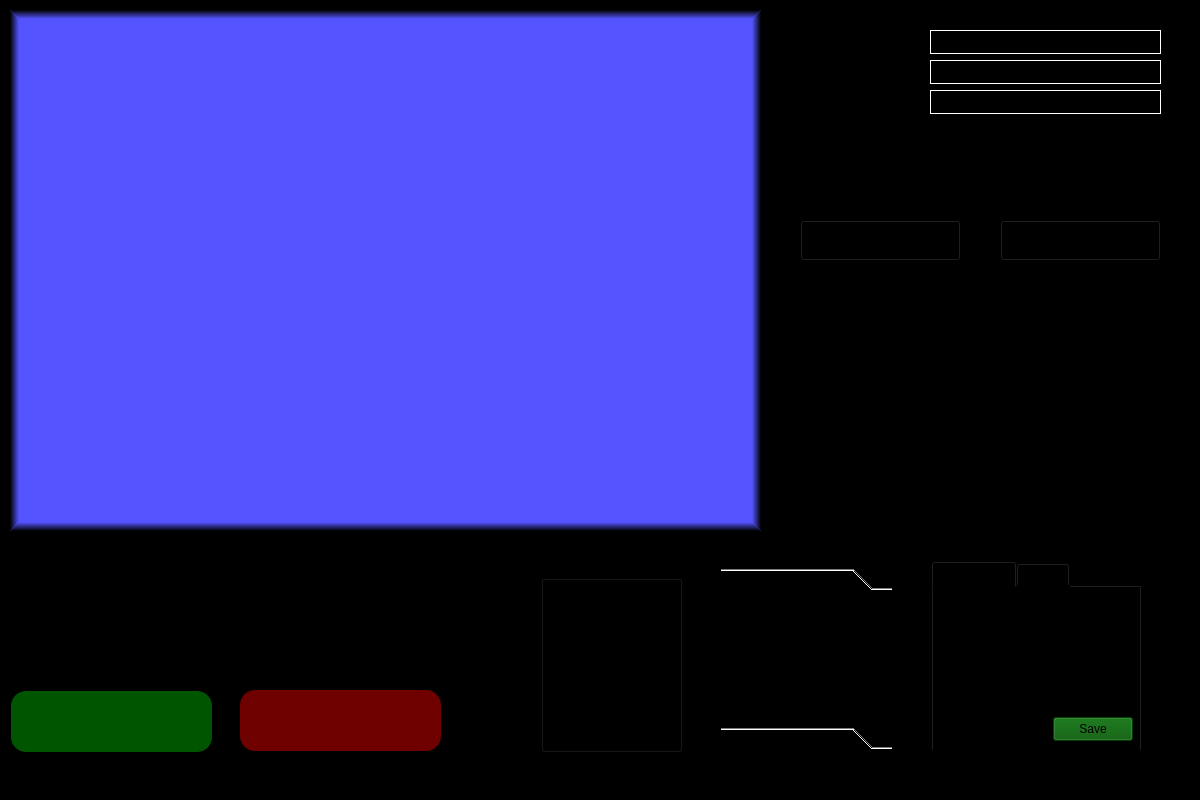
<?xml version="1.0" encoding="UTF-8"?>
<ui version="4.0">
 <class>HomeMenu</class>
 <widget class="QMainWindow" name="HomeMenu">
  <property name="geometry">
   <rect>
    <x>0</x>
    <y>0</y>
    <width>1200</width>
    <height>800</height>
   </rect>
  </property>
  <property name="sizePolicy">
   <sizepolicy hsizetype="Fixed" vsizetype="Fixed">
    <horstretch>0</horstretch>
    <verstretch>0</verstretch>
   </sizepolicy>
  </property>
  <property name="minimumSize">
   <size>
    <width>1200</width>
    <height>800</height>
   </size>
  </property>
  <property name="maximumSize">
   <size>
    <width>1200</width>
    <height>800</height>
   </size>
  </property>
  <property name="contextMenuPolicy">
   <enum>Qt::ContextMenuPolicy::PreventContextMenu</enum>
  </property>
  <property name="windowTitle">
   <string>Drive Data Dynamics - Client</string>
  </property>
  <property name="styleSheet">
   <string notr="true">background-color: rgb(0, 0, 0);</string>
  </property>
  <widget class="QWidget" name="centralwidget">
   <widget class="QLabel" name="carImage">
    <property name="geometry">
     <rect>
      <x>11</x>
      <y>541</y>
      <width>231</width>
      <height>130</height>
     </rect>
    </property>
    <property name="styleSheet">
     <string notr="true">background-color: rgba(255, 255, 255, 0);</string>
    </property>
    <property name="text">
     <string/>
    </property>
    <property name="pixmap">
     <pixmap resource="images.qrc">:/Images/carDesign1.png</pixmap>
    </property>
    <property name="scaledContents">
     <bool>true</bool>
    </property>
    <property name="wordWrap">
     <bool>false</bool>
    </property>
   </widget>
   <widget class="QFrame" name="databaseFrame">
    <property name="geometry">
     <rect>
      <x>10</x>
      <y>10</y>
      <width>751</width>
      <height>521</height>
     </rect>
    </property>
    <property name="mouseTracking">
     <bool>false</bool>
    </property>
    <property name="styleSheet">
     <string notr="true">background-color: rgb(85, 85, 255);

border: 10px solid;

border-top-color: qlineargradient(spread:pad, x1:0.5, y1:1, x2:0.5, y2:0, stop:0.106145 rgba(85, 85, 255, 255), stop:1 rgba(0, 0, 0, 255));
border-bottom-color: qlineargradient(spread:pad, x1:0.5, y1:1, x2:0.5, y2:0, stop:0 rgba(0, 0, 0, 255), stop:0.893855 rgba(85, 85, 255, 255));
border-right-color: qlineargradient(spread:pad, x1:1, y1:0.5, x2:0, y2:0.5, stop:0 rgba(0, 0, 0, 255), stop:0.893855 rgba(85, 85, 255, 255));
border-left-color: qlineargradient(spread:pad, x1:1, y1:0.5, x2:0, y2:0.5, stop:0.106145 rgba(85, 85, 255, 255), stop:1 rgba(0, 0, 0, 255));</string>
    </property>
    <property name="frameShape">
     <enum>QFrame::Shape::NoFrame</enum>
    </property>
    <property name="frameShadow">
     <enum>QFrame::Shadow::Plain</enum>
    </property>
    <property name="lineWidth">
     <number>10</number>
    </property>
   </widget>
   <widget class="QGroupBox" name="statusBox">
    <property name="geometry">
     <rect>
      <x>541</x>
      <y>561</y>
      <width>141</width>
      <height>191</height>
     </rect>
    </property>
    <property name="styleSheet">
     <string notr="true"/>
    </property>
    <property name="title">
     <string>Status</string>
    </property>
    <widget class="QLabel" name="extra3StatusLight">
     <property name="geometry">
      <rect>
       <x>15</x>
       <y>165</y>
       <width>15</width>
       <height>15</height>
      </rect>
     </property>
     <property name="text">
      <string/>
     </property>
     <property name="pixmap">
      <pixmap resource="images.qrc">:/Images/off.png</pixmap>
     </property>
     <property name="scaledContents">
      <bool>true</bool>
     </property>
    </widget>
    <widget class="QLabel" name="extra2StatusLight">
     <property name="geometry">
      <rect>
       <x>15</x>
       <y>130</y>
       <width>15</width>
       <height>15</height>
      </rect>
     </property>
     <property name="text">
      <string/>
     </property>
     <property name="pixmap">
      <pixmap resource="images.qrc">:/Images/off.png</pixmap>
     </property>
     <property name="scaledContents">
      <bool>true</bool>
     </property>
    </widget>
    <widget class="QLabel" name="connectionStatusLight">
     <property name="geometry">
      <rect>
       <x>15</x>
       <y>25</y>
       <width>15</width>
       <height>15</height>
      </rect>
     </property>
     <property name="text">
      <string/>
     </property>
     <property name="pixmap">
      <pixmap resource="images.qrc">:/Images/off.png</pixmap>
     </property>
     <property name="scaledContents">
      <bool>true</bool>
     </property>
    </widget>
    <widget class="QLabel" name="otherStatusLight">
     <property name="geometry">
      <rect>
       <x>15</x>
       <y>60</y>
       <width>15</width>
       <height>15</height>
      </rect>
     </property>
     <property name="text">
      <string/>
     </property>
     <property name="pixmap">
      <pixmap resource="images.qrc">:/Images/off.png</pixmap>
     </property>
     <property name="scaledContents">
      <bool>true</bool>
     </property>
    </widget>
    <widget class="QLabel" name="extra1StatusLight">
     <property name="geometry">
      <rect>
       <x>15</x>
       <y>95</y>
       <width>15</width>
       <height>15</height>
      </rect>
     </property>
     <property name="text">
      <string/>
     </property>
     <property name="pixmap">
      <pixmap resource="images.qrc">:/Images/off.png</pixmap>
     </property>
     <property name="scaledContents">
      <bool>true</bool>
     </property>
    </widget>
    <widget class="QLabel" name="connectionText">
     <property name="geometry">
      <rect>
       <x>50</x>
       <y>25</y>
       <width>70</width>
       <height>15</height>
      </rect>
     </property>
     <property name="text">
      <string>Connection</string>
     </property>
    </widget>
    <widget class="QLabel" name="otherText">
     <property name="geometry">
      <rect>
       <x>50</x>
       <y>60</y>
       <width>70</width>
       <height>15</height>
      </rect>
     </property>
     <property name="text">
      <string>Other</string>
     </property>
    </widget>
    <widget class="QLabel" name="extra1Text">
     <property name="geometry">
      <rect>
       <x>50</x>
       <y>95</y>
       <width>70</width>
       <height>15</height>
      </rect>
     </property>
     <property name="text">
      <string>Extra 1</string>
     </property>
    </widget>
    <widget class="QLabel" name="extra2Text">
     <property name="geometry">
      <rect>
       <x>50</x>
       <y>130</y>
       <width>70</width>
       <height>15</height>
      </rect>
     </property>
     <property name="text">
      <string>Extra 2</string>
     </property>
    </widget>
    <widget class="QLabel" name="extra3Text">
     <property name="geometry">
      <rect>
       <x>50</x>
       <y>165</y>
       <width>70</width>
       <height>15</height>
      </rect>
     </property>
     <property name="text">
      <string>Extra 3</string>
     </property>
    </widget>
   </widget>
   <widget class="QTabWidget" name="settingsTabs">
    <property name="geometry">
     <rect>
      <x>931</x>
      <y>561</y>
      <width>211</width>
      <height>191</height>
     </rect>
    </property>
    <property name="currentIndex">
     <number>0</number>
    </property>
    <widget class="QWidget" name="connectionTabs">
     <attribute name="title">
      <string>Connection</string>
     </attribute>
     <widget class="QLabel" name="portInputLabel">
      <property name="geometry">
       <rect>
        <x>10</x>
        <y>40</y>
        <width>71</width>
        <height>20</height>
       </rect>
      </property>
      <property name="font">
       <font>
        <pointsize>12</pointsize>
       </font>
      </property>
      <property name="text">
       <string>Port:</string>
      </property>
     </widget>
     <widget class="QSpinBox" name="portInputBox">
      <property name="geometry">
       <rect>
        <x>90</x>
        <y>40</y>
        <width>101</width>
        <height>20</height>
       </rect>
      </property>
      <property name="font">
       <font>
        <pointsize>12</pointsize>
       </font>
      </property>
      <property name="layoutDirection">
       <enum>Qt::LayoutDirection::LeftToRight</enum>
      </property>
      <property name="buttonSymbols">
       <enum>QAbstractSpinBox::ButtonSymbols::NoButtons</enum>
      </property>
      <property name="maximum">
       <number>65535</number>
      </property>
      <property name="stepType">
       <enum>QAbstractSpinBox::StepType::DefaultStepType</enum>
      </property>
     </widget>
     <widget class="QLabel" name="hostInputLabel">
      <property name="geometry">
       <rect>
        <x>10</x>
        <y>10</y>
        <width>71</width>
        <height>20</height>
       </rect>
      </property>
      <property name="font">
       <font>
        <pointsize>12</pointsize>
       </font>
      </property>
      <property name="frameShadow">
       <enum>QFrame::Shadow::Plain</enum>
      </property>
      <property name="text">
       <string>IP:</string>
      </property>
     </widget>
     <widget class="QLineEdit" name="hostInputBox">
      <property name="geometry">
       <rect>
        <x>90</x>
        <y>10</y>
        <width>101</width>
        <height>20</height>
       </rect>
      </property>
      <property name="font">
       <font>
        <pointsize>12</pointsize>
       </font>
      </property>
      <property name="maxLength">
       <number>15</number>
      </property>
      <property name="readOnly">
       <bool>false</bool>
      </property>
     </widget>
     <widget class="QPushButton" name="connectionSaveButton">
      <property name="geometry">
       <rect>
        <x>120</x>
        <y>130</y>
        <width>80</width>
        <height>24</height>
       </rect>
      </property>
      <property name="styleSheet">
       <string notr="true">background-color: rgb(0, 85, 0);</string>
      </property>
      <property name="text">
       <string>Save</string>
      </property>
     </widget>
     <widget class="QLineEdit" name="clientInputBox">
      <property name="geometry">
       <rect>
        <x>90</x>
        <y>70</y>
        <width>101</width>
        <height>20</height>
       </rect>
      </property>
      <property name="font">
       <font>
        <pointsize>12</pointsize>
       </font>
      </property>
      <property name="maxLength">
       <number>15</number>
      </property>
      <property name="readOnly">
       <bool>false</bool>
      </property>
     </widget>
     <widget class="QLabel" name="clientInputLabel">
      <property name="geometry">
       <rect>
        <x>10</x>
        <y>70</y>
        <width>71</width>
        <height>20</height>
       </rect>
      </property>
      <property name="font">
       <font>
        <pointsize>12</pointsize>
       </font>
      </property>
      <property name="frameShadow">
       <enum>QFrame::Shadow::Plain</enum>
      </property>
      <property name="text">
       <string>Name:</string>
      </property>
     </widget>
    </widget>
    <widget class="QWidget" name="tab_2">
     <attribute name="title">
      <string>Other</string>
     </attribute>
    </widget>
   </widget>
   <widget class="QPushButton" name="startButton">
    <property name="enabled">
     <bool>true</bool>
    </property>
    <property name="geometry">
     <rect>
      <x>11</x>
      <y>691</y>
      <width>201</width>
      <height>61</height>
     </rect>
    </property>
    <property name="cursor">
     <cursorShape>PointingHandCursor</cursorShape>
    </property>
    <property name="styleSheet">
     <string notr="true">QWidget {
	border-radius: 15px;
}

QWidget:enabled {
	background-color: rgb(0, 85, 0);
}

QWidget:disabled {
	background-color: rgba(0, 50, 0, 200);
}</string>
    </property>
    <property name="text">
     <string/>
    </property>
    <property name="icon">
     <iconset theme="QIcon::ThemeIcon::NetworkWireless"/>
    </property>
    <property name="iconSize">
     <size>
      <width>25</width>
      <height>25</height>
     </size>
    </property>
    <property name="shortcut">
     <string>Ctrl+Z</string>
    </property>
    <property name="checkable">
     <bool>false</bool>
    </property>
   </widget>
   <widget class="QLabel" name="carImage2">
    <property name="geometry">
     <rect>
      <x>271</x>
      <y>541</y>
      <width>173</width>
      <height>130</height>
     </rect>
    </property>
    <property name="styleSheet">
     <string notr="true">background-color: rgba(255, 255, 255, 0);</string>
    </property>
    <property name="text">
     <string/>
    </property>
    <property name="pixmap">
     <pixmap resource="images.qrc">:/Images/carDesign2.png</pixmap>
    </property>
    <property name="scaledContents">
     <bool>true</bool>
    </property>
    <property name="wordWrap">
     <bool>false</bool>
    </property>
   </widget>
   <widget class="QPushButton" name="stopButton">
    <property name="enabled">
     <bool>false</bool>
    </property>
    <property name="geometry">
     <rect>
      <x>240</x>
      <y>690</y>
      <width>201</width>
      <height>61</height>
     </rect>
    </property>
    <property name="cursor">
     <cursorShape>PointingHandCursor</cursorShape>
    </property>
    <property name="styleSheet">
     <string notr="true">
QWidget {
	border-radius: 15px;
}

QWidget:enabled {
	background-color: rgb(170, 0, 0);
}

QWidget:disabled {
	background-color: rgba(140, 0, 0, 200);
}</string>
    </property>
    <property name="text">
     <string/>
    </property>
    <property name="icon">
     <iconset theme="QIcon::ThemeIcon::NetworkOffline"/>
    </property>
    <property name="iconSize">
     <size>
      <width>25</width>
      <height>25</height>
     </size>
    </property>
    <property name="shortcut">
     <string>Ctrl+X</string>
    </property>
    <property name="autoDefault">
     <bool>false</bool>
    </property>
   </widget>
   <widget class="QToolBox" name="toolBox">
    <property name="geometry">
     <rect>
      <x>721</x>
      <y>568</y>
      <width>171</width>
      <height>181</height>
     </rect>
    </property>
    <property name="currentIndex">
     <number>0</number>
    </property>
    <widget class="QWidget" name="page">
     <property name="geometry">
      <rect>
       <x>0</x>
       <y>0</y>
       <width>171</width>
       <height>121</height>
      </rect>
     </property>
     <attribute name="label">
      <string>Page 1</string>
     </attribute>
    </widget>
    <widget class="QWidget" name="page_2">
     <property name="geometry">
      <rect>
       <x>0</x>
       <y>0</y>
       <width>171</width>
       <height>121</height>
      </rect>
     </property>
     <attribute name="label">
      <string>Page 2</string>
     </attribute>
    </widget>
   </widget>
   <widget class="QWidget" name="fileUpload" native="true">
    <property name="geometry">
     <rect>
      <x>780</x>
      <y>10</y>
      <width>401</width>
      <height>261</height>
     </rect>
    </property>
    <widget class="QPushButton" name="fileSelectButton">
     <property name="geometry">
      <rect>
       <x>20</x>
       <y>210</y>
       <width>161</width>
       <height>41</height>
      </rect>
     </property>
     <property name="font">
      <font>
       <pointsize>12</pointsize>
      </font>
     </property>
     <property name="text">
      <string>Select Log File</string>
     </property>
    </widget>
    <widget class="QPushButton" name="fileSendButton">
     <property name="geometry">
      <rect>
       <x>220</x>
       <y>210</y>
       <width>161</width>
       <height>41</height>
      </rect>
     </property>
     <property name="font">
      <font>
       <pointsize>12</pointsize>
      </font>
     </property>
     <property name="text">
      <string>Upload Log File</string>
     </property>
    </widget>
    <widget class="QLabel" name="fileNameLabel">
     <property name="geometry">
      <rect>
       <x>30</x>
       <y>20</y>
       <width>101</width>
       <height>16</height>
      </rect>
     </property>
     <property name="font">
      <font>
       <pointsize>12</pointsize>
      </font>
     </property>
     <property name="text">
      <string>File Name: </string>
     </property>
    </widget>
    <widget class="QLabel" name="eventNameLabel">
     <property name="geometry">
      <rect>
       <x>30</x>
       <y>50</y>
       <width>101</width>
       <height>16</height>
      </rect>
     </property>
     <property name="font">
      <font>
       <pointsize>12</pointsize>
      </font>
     </property>
     <property name="text">
      <string>Event Name: </string>
     </property>
    </widget>
    <widget class="QLabel" name="filePathLabel">
     <property name="geometry">
      <rect>
       <x>30</x>
       <y>80</y>
       <width>101</width>
       <height>16</height>
      </rect>
     </property>
     <property name="font">
      <font>
       <pointsize>12</pointsize>
      </font>
     </property>
     <property name="text">
      <string>File Path:</string>
     </property>
    </widget>
    <widget class="QLabel" name="extraFileLabel_2">
     <property name="geometry">
      <rect>
       <x>30</x>
       <y>110</y>
       <width>101</width>
       <height>16</height>
      </rect>
     </property>
     <property name="font">
      <font>
       <pointsize>12</pointsize>
      </font>
     </property>
     <property name="text">
      <string>Extra: </string>
     </property>
    </widget>
    <widget class="QLabel" name="extraFileLabel_3">
     <property name="geometry">
      <rect>
       <x>30</x>
       <y>140</y>
       <width>101</width>
       <height>16</height>
      </rect>
     </property>
     <property name="font">
      <font>
       <pointsize>12</pointsize>
      </font>
     </property>
     <property name="text">
      <string>Extra: </string>
     </property>
    </widget>
    <widget class="QLabel" name="extraFileLabel_4">
     <property name="geometry">
      <rect>
       <x>30</x>
       <y>170</y>
       <width>101</width>
       <height>16</height>
      </rect>
     </property>
     <property name="font">
      <font>
       <pointsize>12</pointsize>
      </font>
     </property>
     <property name="text">
      <string>Extra: </string>
     </property>
    </widget>
    <widget class="QLineEdit" name="fileNameInputBox">
     <property name="geometry">
      <rect>
       <x>150</x>
       <y>20</y>
       <width>231</width>
       <height>24</height>
      </rect>
     </property>
     <property name="font">
      <font>
       <pointsize>12</pointsize>
      </font>
     </property>
     <property name="styleSheet">
      <string notr="true">border: 1px solid white;</string>
     </property>
     <property name="readOnly">
      <bool>true</bool>
     </property>
    </widget>
    <widget class="QLineEdit" name="eventNameInputBox">
     <property name="geometry">
      <rect>
       <x>150</x>
       <y>50</y>
       <width>231</width>
       <height>24</height>
      </rect>
     </property>
     <property name="font">
      <font>
       <pointsize>12</pointsize>
      </font>
     </property>
     <property name="styleSheet">
      <string notr="true">border: 1px solid white;</string>
     </property>
    </widget>
    <widget class="QLineEdit" name="filePathInputBox">
     <property name="enabled">
      <bool>true</bool>
     </property>
     <property name="geometry">
      <rect>
       <x>150</x>
       <y>80</y>
       <width>231</width>
       <height>24</height>
      </rect>
     </property>
     <property name="font">
      <font>
       <pointsize>12</pointsize>
      </font>
     </property>
     <property name="styleSheet">
      <string notr="true">border: 1px solid white;</string>
     </property>
     <property name="readOnly">
      <bool>true</bool>
     </property>
    </widget>
    <widget class="QLineEdit" name="fileNameInputBox_4">
     <property name="enabled">
      <bool>false</bool>
     </property>
     <property name="geometry">
      <rect>
       <x>150</x>
       <y>110</y>
       <width>231</width>
       <height>24</height>
      </rect>
     </property>
     <property name="font">
      <font>
       <pointsize>12</pointsize>
      </font>
     </property>
    </widget>
    <widget class="QLineEdit" name="fileNameInputBox_5">
     <property name="enabled">
      <bool>false</bool>
     </property>
     <property name="geometry">
      <rect>
       <x>150</x>
       <y>140</y>
       <width>231</width>
       <height>24</height>
      </rect>
     </property>
     <property name="font">
      <font>
       <pointsize>12</pointsize>
      </font>
     </property>
     <property name="styleSheet">
      <string notr="true">border-color: rgb(255, 255, 255);</string>
     </property>
    </widget>
    <widget class="QLineEdit" name="fileNameInputBox_6">
     <property name="enabled">
      <bool>false</bool>
     </property>
     <property name="geometry">
      <rect>
       <x>150</x>
       <y>170</y>
       <width>231</width>
       <height>24</height>
      </rect>
     </property>
     <property name="font">
      <font>
       <pointsize>12</pointsize>
      </font>
     </property>
    </widget>
   </widget>
  </widget>
 </widget>
 <resources>
  <include location="images.qrc"/>
 </resources>
 <connections/>
</ui>
